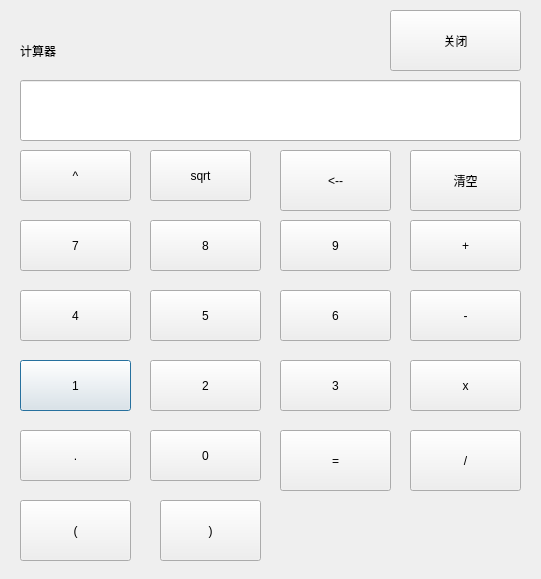
<?xml version="1.0" encoding="UTF-8"?>
<ui version="4.0">
 <class>JSQ</class>
 <widget class="QDialog" name="JSQ">
  <property name="geometry">
   <rect>
    <x>0</x>
    <y>0</y>
    <width>541</width>
    <height>579</height>
   </rect>
  </property>
  <property name="windowTitle">
   <string>JSQ</string>
  </property>
  <widget class="QPushButton" name="num_1">
   <property name="geometry">
    <rect>
     <x>20</x>
     <y>360</y>
     <width>111</width>
     <height>51</height>
    </rect>
   </property>
   <property name="text">
    <string>1</string>
   </property>
  </widget>
  <widget class="QPushButton" name="num_2">
   <property name="geometry">
    <rect>
     <x>150</x>
     <y>360</y>
     <width>111</width>
     <height>51</height>
    </rect>
   </property>
   <property name="text">
    <string>2</string>
   </property>
  </widget>
  <widget class="QPushButton" name="num_9">
   <property name="geometry">
    <rect>
     <x>280</x>
     <y>220</y>
     <width>111</width>
     <height>51</height>
    </rect>
   </property>
   <property name="text">
    <string>9</string>
   </property>
  </widget>
  <widget class="QPushButton" name="num_6">
   <property name="geometry">
    <rect>
     <x>280</x>
     <y>290</y>
     <width>111</width>
     <height>51</height>
    </rect>
   </property>
   <property name="text">
    <string>6</string>
   </property>
  </widget>
  <widget class="QPushButton" name="num_3">
   <property name="geometry">
    <rect>
     <x>280</x>
     <y>360</y>
     <width>111</width>
     <height>51</height>
    </rect>
   </property>
   <property name="text">
    <string>3</string>
   </property>
  </widget>
  <widget class="QPushButton" name="btn_xsd">
   <property name="geometry">
    <rect>
     <x>20</x>
     <y>430</y>
     <width>111</width>
     <height>51</height>
    </rect>
   </property>
   <property name="text">
    <string>.</string>
   </property>
  </widget>
  <widget class="QPushButton" name="num_0">
   <property name="geometry">
    <rect>
     <x>150</x>
     <y>430</y>
     <width>111</width>
     <height>51</height>
    </rect>
   </property>
   <property name="text">
    <string>0</string>
   </property>
  </widget>
  <widget class="QPushButton" name="btn_c">
   <property name="geometry">
    <rect>
     <x>410</x>
     <y>150</y>
     <width>111</width>
     <height>61</height>
    </rect>
   </property>
   <property name="text">
    <string>清空</string>
   </property>
  </widget>
  <widget class="QPushButton" name="btn_d">
   <property name="geometry">
    <rect>
     <x>280</x>
     <y>430</y>
     <width>111</width>
     <height>61</height>
    </rect>
   </property>
   <property name="text">
    <string>=</string>
   </property>
  </widget>
  <widget class="QPushButton" name="btn_chu">
   <property name="geometry">
    <rect>
     <x>410</x>
     <y>430</y>
     <width>111</width>
     <height>61</height>
    </rect>
   </property>
   <property name="text">
    <string>/</string>
   </property>
  </widget>
  <widget class="QPushButton" name="btn_cheng">
   <property name="geometry">
    <rect>
     <x>410</x>
     <y>360</y>
     <width>111</width>
     <height>51</height>
    </rect>
   </property>
   <property name="text">
    <string>x</string>
   </property>
  </widget>
  <widget class="QPushButton" name="btn_jian">
   <property name="geometry">
    <rect>
     <x>410</x>
     <y>290</y>
     <width>111</width>
     <height>51</height>
    </rect>
   </property>
   <property name="text">
    <string>-</string>
   </property>
  </widget>
  <widget class="QPushButton" name="btn_jia">
   <property name="geometry">
    <rect>
     <x>410</x>
     <y>220</y>
     <width>111</width>
     <height>51</height>
    </rect>
   </property>
   <property name="text">
    <string>+</string>
   </property>
  </widget>
  <widget class="QPushButton" name="num_4">
   <property name="geometry">
    <rect>
     <x>20</x>
     <y>290</y>
     <width>111</width>
     <height>51</height>
    </rect>
   </property>
   <property name="text">
    <string>4</string>
   </property>
  </widget>
  <widget class="QPushButton" name="num_8">
   <property name="geometry">
    <rect>
     <x>150</x>
     <y>220</y>
     <width>111</width>
     <height>51</height>
    </rect>
   </property>
   <property name="text">
    <string>8</string>
   </property>
  </widget>
  <widget class="QPushButton" name="num_7">
   <property name="geometry">
    <rect>
     <x>20</x>
     <y>220</y>
     <width>111</width>
     <height>51</height>
    </rect>
   </property>
   <property name="text">
    <string>7</string>
   </property>
  </widget>
  <widget class="QPushButton" name="num_5">
   <property name="geometry">
    <rect>
     <x>150</x>
     <y>290</y>
     <width>111</width>
     <height>51</height>
    </rect>
   </property>
   <property name="text">
    <string>5</string>
   </property>
  </widget>
  <widget class="QPushButton" name="btn_genghao">
   <property name="geometry">
    <rect>
     <x>150</x>
     <y>150</y>
     <width>101</width>
     <height>51</height>
    </rect>
   </property>
   <property name="text">
    <string>sqrt</string>
   </property>
  </widget>
  <widget class="QPushButton" name="btn_jiecheng">
   <property name="geometry">
    <rect>
     <x>20</x>
     <y>150</y>
     <width>111</width>
     <height>51</height>
    </rect>
   </property>
   <property name="text">
    <string>^</string>
   </property>
  </widget>
  <widget class="QLineEdit" name="lineEdit">
   <property name="geometry">
    <rect>
     <x>20</x>
     <y>80</y>
     <width>501</width>
     <height>61</height>
    </rect>
   </property>
  </widget>
  <widget class="QPushButton" name="btn_lkuohao">
   <property name="geometry">
    <rect>
     <x>20</x>
     <y>500</y>
     <width>111</width>
     <height>61</height>
    </rect>
   </property>
   <property name="text">
    <string>(</string>
   </property>
  </widget>
  <widget class="QPushButton" name="btn_rkuohao">
   <property name="geometry">
    <rect>
     <x>160</x>
     <y>500</y>
     <width>101</width>
     <height>61</height>
    </rect>
   </property>
   <property name="text">
    <string>)</string>
   </property>
  </widget>
  <widget class="QPushButton" name="btn_tuige">
   <property name="geometry">
    <rect>
     <x>280</x>
     <y>150</y>
     <width>111</width>
     <height>61</height>
    </rect>
   </property>
   <property name="text">
    <string>&lt;--</string>
   </property>
  </widget>
  <widget class="QLabel" name="label">
   <property name="geometry">
    <rect>
     <x>20</x>
     <y>30</y>
     <width>101</width>
     <height>41</height>
    </rect>
   </property>
   <property name="text">
    <string>计算器</string>
   </property>
  </widget>
  <widget class="QPushButton" name="pushButton">
   <property name="geometry">
    <rect>
     <x>390</x>
     <y>10</y>
     <width>131</width>
     <height>61</height>
    </rect>
   </property>
   <property name="text">
    <string>关闭</string>
   </property>
  </widget>
 </widget>
 <layoutdefault spacing="6" margin="11"/>
 <resources/>
 <connections/>
</ui>
